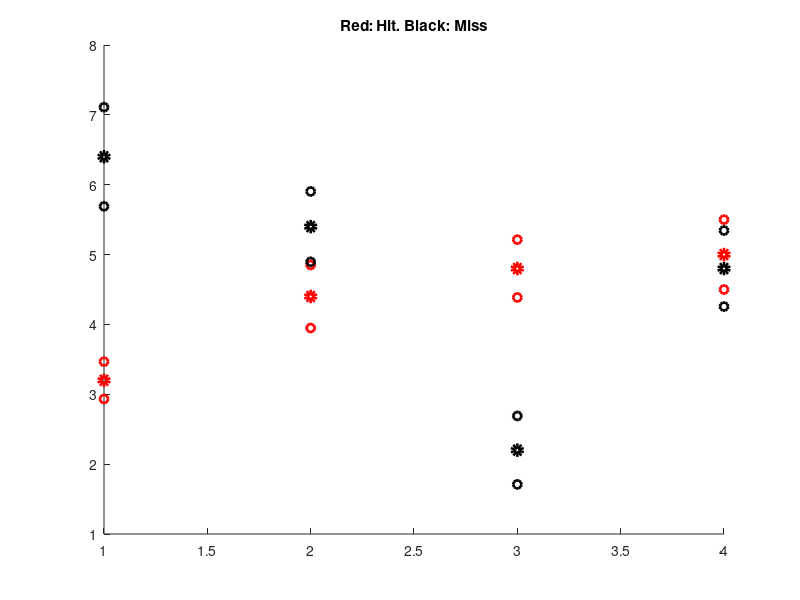

The MATLAB script that drew this image:
% organize data 
numPreStimPlumes_Hit = [3,0,2,5,6];
numStimPlumes_Hit = [0,1,4,9,8];
numPeriRewPlumes_Hit = [6,0,3,5,10];
numPostRewPlumes_Hit = [3,0,4,12,6];

numPreStimPlumes_Miss = [6,1,17,2,6];
numStimPlumes_Miss = [4,0,9,11,3];
numPeriRewPlumes_Miss = [0,0,10,1,0];
numPostRewPlumes_Miss = [1,0,12,7,4];

% jack knife to get jack knifed averages (when jack knifing remove entire
% mouse from all time epochs at once) 
inds = 1:length(numPreStimPlumes_Hit);
avNumPreStimPlumes_Hit = nan(1,length(numPreStimPlumes_Hit));
avNumStimPlumes_Hit = nan(1,length(numPreStimPlumes_Hit));
avNumPeriRewPlumes_Hit = nan(1,length(numPreStimPlumes_Hit));
avNumPostRewPlumes_Hit = nan(1,length(numPreStimPlumes_Hit));
for j = inds
    avNumPreStimPlumes_Hit(j) = mean(numPreStimPlumes_Hit(setdiff(1:end,j)));
    avNumStimPlumes_Hit(j) = mean(numStimPlumes_Hit(setdiff(1:end,j)));
    avNumPeriRewPlumes_Hit(j) = mean(numPeriRewPlumes_Hit(setdiff(1:end,j)));
    avNumPostRewPlumes_Hit(j) = mean(numPostRewPlumes_Hit(setdiff(1:end,j)));
end 

inds = 1:length(numPreStimPlumes_Miss);
avNumPreStimPlumes_Miss = nan(1,length(numPreStimPlumes_Miss));
avNumStimPlumes_Miss = nan(1,length(numPreStimPlumes_Miss));
avNumPeriRewPlumes_Miss = nan(1,length(numPreStimPlumes_Miss));
avNumPostRewPlumes_Miss = nan(1,length(numPreStimPlumes_Miss));
for j = inds
    avNumPreStimPlumes_Miss(j) = mean(numPreStimPlumes_Miss(setdiff(1:end,j)));
    avNumStimPlumes_Miss(j) = mean(numStimPlumes_Miss(setdiff(1:end,j)));
    avNumPeriRewPlumes_Miss(j) = mean(numPeriRewPlumes_Miss(setdiff(1:end,j)));
    avNumPostRewPlumes_Miss(j) = mean(numPostRewPlumes_Miss(setdiff(1:end,j)));
end 

% determine the average and SD of the jack knifed averages 
avJnumPreStimPlumes_Hit = mean(avNumPreStimPlumes_Hit);
avJnumStimPlumes_Hit = mean(avNumStimPlumes_Hit);
avJnumPeriRewPlumes_Hit = mean(avNumPeriRewPlumes_Hit);
avJnumPostRewPlumes_Hit = mean(avNumPostRewPlumes_Hit);

avJnumPreStimPlumes_Miss = mean(avNumPreStimPlumes_Miss); 
avJnumStimPlumes_Miss = mean(avNumStimPlumes_Miss);
avJnumPeriRewPlumes_Miss = mean(avNumPeriRewPlumes_Miss); 
avJnumPostRewPlumes_Miss = mean(avNumPostRewPlumes_Miss); 

SEMpreStim_Hit = (std(avNumPreStimPlumes_Hit))/(sqrt(size(avNumPreStimPlumes_Hit,2)));
SEMstim_Hit = (std(avNumStimPlumes_Hit))/(sqrt(size(avNumStimPlumes_Hit,2)));
SEMperiRew_Hit = (std(avNumPeriRewPlumes_Hit))/(sqrt(size(avNumPeriRewPlumes_Hit,2)));
SEMpostRew_Hit = (std(avNumPostRewPlumes_Hit))/(sqrt(size(avNumPostRewPlumes_Hit,2)));

SEMpreStim_Miss = (std(avNumPreStimPlumes_Miss))/(sqrt(size(avNumPreStimPlumes_Miss,2)));
SEMstim_Miss = (std(avNumStimPlumes_Miss))/(sqrt(size(avNumStimPlumes_Miss,2)));
SEMperiRew_Miss = (std(avNumPeriRewPlumes_Miss))/(sqrt(size(avNumPeriRewPlumes_Miss,2)));
SEMpostRew_Miss = (std(avNumPostRewPlumes_Miss))/(sqrt(size(avNumPostRewPlumes_Miss,2)));

scatter([1,2,3,4],[avJnumPreStimPlumes_Hit,avJnumStimPlumes_Hit,avJnumPeriRewPlumes_Hit,avJnumPostRewPlumes_Hit],'LineWidth',4,'MarkerFaceColor','none','MarkerEdgeColor','red')
hold on; 
scatter([1,2,3,4],[avJnumPreStimPlumes_Hit+SEMpreStim_Hit,avJnumStimPlumes_Hit+SEMstim_Hit,avJnumPeriRewPlumes_Hit+SEMperiRew_Hit,avJnumPostRewPlumes_Hit+SEMpostRew_Hit],'LineWidth',2,'MarkerFaceColor','none','MarkerEdgeColor','red')
hold on; 
scatter([1,2,3,4],[avJnumPreStimPlumes_Hit-SEMpreStim_Hit,avJnumStimPlumes_Hit-SEMstim_Hit,avJnumPeriRewPlumes_Hit-SEMperiRew_Hit,avJnumPostRewPlumes_Hit-SEMpostRew_Hit],'LineWidth',2,'MarkerFaceColor','none','MarkerEdgeColor','red')
hold on;
scatter([1,2,3,4],[avJnumPreStimPlumes_Miss,avJnumStimPlumes_Miss,avJnumPeriRewPlumes_Miss,avJnumPostRewPlumes_Miss],'LineWidth',4,'MarkerFaceColor','none','MarkerEdgeColor','black')
hold on; 
scatter([1,2,3,4],[avJnumPreStimPlumes_Miss+SEMpreStim_Miss,avJnumStimPlumes_Miss+SEMstim_Miss,avJnumPeriRewPlumes_Miss+SEMperiRew_Miss,avJnumPostRewPlumes_Miss+SEMpostRew_Miss],'LineWidth',2,'MarkerFaceColor','none','MarkerEdgeColor','black')
hold on; 
scatter([1,2,3,4],[avJnumPreStimPlumes_Miss-SEMpreStim_Miss,avJnumStimPlumes_Miss-SEMstim_Miss,avJnumPeriRewPlumes_Miss-SEMperiRew_Miss,avJnumPostRewPlumes_Miss-SEMpostRew_Miss],'LineWidth',2,'MarkerFaceColor','none','MarkerEdgeColor','black')
title('Red: Hit. Black: Miss')

% paired wilcoxon rank sum test of jack knifed data (dependent) 
p_preStimVsStim_Hit = signrank(avNumPreStimPlumes_Hit,avNumStimPlumes_Hit);
p_preStimVsPeriRew_Hit = signrank(avNumPreStimPlumes_Hit,avNumPeriRewPlumes_Hit);
p_preStimVsPostRew_Hit = signrank(avNumPreStimPlumes_Hit,avNumPostRewPlumes_Hit);

p_preStimVsStim_Miss = signrank(avNumPreStimPlumes_Miss,avNumStimPlumes_Miss);
p_preStimVsPeriRew_Miss = signrank(avNumPreStimPlumes_Miss,avNumPeriRewPlumes_Miss);
p_preStimVsPostRew_Miss = signrank(avNumPreStimPlumes_Miss,avNumPostRewPlumes_Miss);

p_preStim_HitVsMiss = signrank(avNumPreStimPlumes_Hit,avNumPreStimPlumes_Miss);
p_Stim_HitVsMiss = signrank(avNumStimPlumes_Hit,avNumStimPlumes_Miss);
p_periRew_HitVsMiss = signrank(avNumPeriRewPlumes_Hit,avNumPeriRewPlumes_Miss);
p_postRew_HitVsMiss = signrank(avNumPostRewPlumes_Hit,avNumPostRewPlumes_Miss);
